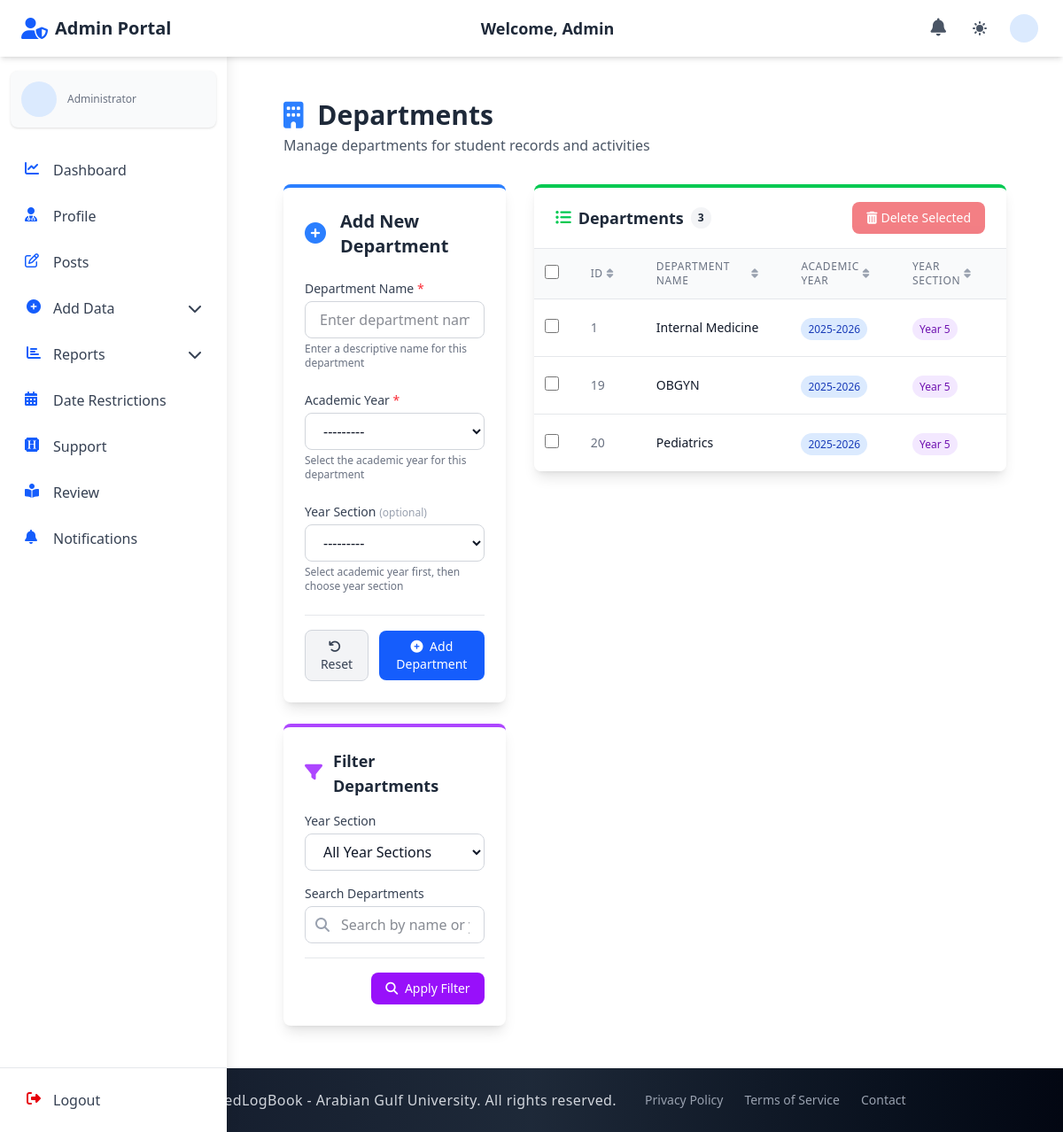
Screenshot of /admin_section/add_department/ with the database file from the repository.
### admin_section/models.py (models this page shows, shortened)
class Department(models.Model):
    name = models.CharField(max_length=50)
    log_year = models.ForeignKey(LogYear, on_delete=models.CASCADE, related_name="department_log_year")
    log_year_section = models.ForeignKey(
        LogYearSection,
        on_delete=models.SET_NULL,
        null=True,
        blank=True,
        related_name="department_log_year_section",
        db_index=True,
    )

class LogYear(models.Model):
    year_name = models.CharField(max_length=20, unique=True)
    def __str__(self):
        return self.year_name

class LogYearSection(models.Model):
    year_section_name = models.CharField(max_length=20)
    year_name = models.ForeignKey(LogYear, on_delete=models.CASCADE, related_name="log_year_sections")
    is_deleted = models.BooleanField(default=False)
    def __str__(self):
        return self.year_section_name

### admin_section/views_file/add_department.py (the view)
# urls.py: path("add_department/", add_department, name="add_department"),
def add_department(request):
    if request.method == 'POST':
        if 'delete_ids' in request.POST:
            delete_ids_str = request.POST.get('delete_ids', '')
            if delete_ids_str:
                delete_ids = delete_ids_str.split(',')
                deleted_count = 0
                for dept_id in delete_ids:
                    try:
                        dept = Department.objects.get(id=dept_id)
                        dept.delete()
                        deleted_count += 1
                    except Department.DoesNotExist:
                        pass
                if deleted_count > 0:
                    messages.success(request, f'{deleted_count} departments deleted successfully!')
                return redirect('admin_section:add_department')
        form = DepartmentForm(request.POST)
        if form.is_valid():
            form.save()
            messages.success(request, 'Department added successfully!')
            return redirect('admin_section:add_department')
    else:
        form = DepartmentForm()
    year_section_id = request.GET.get('year_section')
    search_query = request.GET.get('q', '').strip()
    year_sections = LogYearSection.objects.filter(is_deleted=False).order_by('year_name__year_name', 'year_section_name')
    departments = Department.objects.all()
    if year_section_id:
        departments = departments.filter(log_year_section_id=year_section_id)
    if search_query:
        departments = departments.filter(
            Q(name__icontains=search_query) |
            Q(log_year__year_name__icontains=search_query) |
            Q(log_year_section__year_section_name__icontains=search_query)
        ).distinct()
    departments = departments.order_by('log_year_section__year_section_name', 'name')
    paginator = Paginator(departments, 10)  # Show 10 departments per page
    page_number = request.GET.get('page')
    page_obj = paginator.get_page(page_number)
    context = {
        'form': form,
        'departments': page_obj,
        'year_sections': year_sections,
        'selected_year_section': year_section_id,
        'search_query': search_query,
    }
    return render(request, "admin_section/add_department.html", context)

### admin_section/templates/admin_section/add_department.html (shortened to what this page needs)
{% extends 'base.html' %}
{% block navbar %}
{% include 'components/admin_auth_navbar.html' %}
{% endblock %}
{% block content %}
  <div class="container mx-auto px-4 sm:px-6 lg:px-8 py-8 sm:py-10 lg:py-12">
    <div class="flex flex-col md:flex-row justify-between items-start md:items-center mb-8 gap-4">
      <div>
        <h1 class="text-2xl sm:text-3xl font-bold text-gray-800 dark:text-gray-100">
          <i class="fas fa-building text-blue-500 mr-2"></i> Departments
        </h1>
        <p class="text-gray-600 dark:text-gray-400 mt-1">Manage departments for student records and activities</p>
      </div>
    </div>
    <div class="grid grid-cols-1 lg:grid-cols-3 gap-8">
      <div class="lg:col-span-1">
        <div class="bg-white dark:bg-gray-800 shadow-lg rounded-lg overflow-hidden border-t-4 {% if is_edit %}border-yellow-500{% else %}border-blue-500{% endif %}">
          <div class="p-6">
            <div class="flex items-center mb-6">
              <div class="flex-shrink-0 mr-4 {% if is_edit %}text-yellow-500{% else %}text-blue-500{% endif %}">
                <i class="fas {% if is_edit %}fa-edit text-2xl{% else %}fa-plus-circle text-2xl{% endif %}"></i>
              </div>
              <h2 class="text-xl font-semibold text-gray-800 dark:text-gray-100">
                {{ is_edit|yesno:'Edit Existing,Add New' }} Department
              </h2>
            </div>
            <form method="post" action="{% if is_edit %}{% url 'admin_section:edit_department' department.id %}{% else %}{% url 'admin_section:add_department' %}{% endif %}" id="departmentForm">
              <div class="space-y-1 mb-6">
                <label for="id_name" class="block text-sm font-medium text-gray-700 dark:text-gray-300">
                  Department Name <span class="text-red-500">*</span>
                </label>
                <div class="w-full">
                  {{ form.name.as_widget|safe }}
                </div>
                {% if form.name.errors %}
                  <p class="mt-1 text-sm text-red-600 dark:text-red-400">{{ form.name.errors.0 }}</p>
                {% else %}
                  <p class="mt-1 text-xs text-gray-500 dark:text-gray-400">Enter a descriptive name for this department</p>
                {% endif %}
              </div>
              <div class="space-y-1 mb-6">
                <label for="id_log_year" class="block text-sm font-medium text-gray-700 dark:text-gray-300">
                  Academic Year <span class="text-red-500">*</span>
                </label>
                <div class="w-full">
                  {{ form.log_year.as_widget|safe }}
                </div>
                {% if form.log_year.errors %}
                  <p class="mt-1 text-sm text-red-600 dark:text-red-400">{{ form.log_year.errors.0 }}</p>
                {% else %}
                  <p class="mt-1 text-xs text-gray-500 dark:text-gray-400">Select the academic year for this department</p>
                {% endif %}
              </div>
              <div class="space-y-1 mb-6">
                <label for="id_log_year_section" class="block text-sm font-medium text-gray-700 dark:text-gray-300">
                  Year Section <span class="text-gray-400 text-xs font-normal">(optional)</span>
                </label>
                <div class="relative">
                  <div class="w-full">
                    {{ form.log_year_section.as_widget|safe }}
                  </div>
                </div>
                {% if form.log_year_section.errors %}
                  <p class="mt-1 text-sm text-red-600 dark:text-red-400">{{ form.log_year_section.errors.0 }}</p>
                {% else %}
                  <p class="mt-1 text-xs text-gray-500 dark:text-gray-400">Select academic year first, then choose year section</p>
                {% endif %}
              </div>
              <div class="flex items-center justify-end space-x-3 pt-4 border-t border-gray-200 dark:border-gray-700">
                {% if is_edit %}
                  <a href="{% url 'admin_section:add_department' %}" class="px-4 py-2 text-sm font-medium text-gray-700 dark:text-gray-300 bg-gray-100 dark:bg-gray-800 rounded-lg border border-gray-300 dark:border-gray-600 hover:bg-gray-200 dark:hover:bg-gray-700 focus:outline-none focus:ring-2 focus:ring-gray-500 transition-colors duration-200">
                    <i class="fas fa-times mr-1"></i> Cancel
                  </a>
                  <button type="submit" class="px-4 py-2 text-sm font-medium text-white bg-yellow-500 rounded-lg hover:bg-yellow-600 focus:outline-none focus:ring-2 focus:ring-yellow-500 focus:ring-offset-2 transition-colors duration-200">
                    <i class="fas fa-save mr-1"></i> Update Department
                  </button>
                {% else %}
                  <button type="reset" class="px-4 py-2 text-sm font-medium text-gray-700 dark:text-gray-300 bg-gray-100 dark:bg-gray-800 rounded-lg border border-gray-300 dark:border-gray-600 hover:bg-gray-200 dark:hover:bg-gray-700 focus:outline-none focus:ring-2 focus:ring-gray-500 transition-colors duration-200">
                    <i class="fas fa-undo mr-1"></i> Reset
                  </button>
                  <button type="submit" class="px-4 py-2 text-sm font-medium text-white bg-blue-600 rounded-lg hover:bg-blue-700 focus:outline-none focus:ring-2 focus:ring-blue-500 focus:ring-offset-2 transition-colors duration-200">
                    <i class="fas fa-plus-circle mr-1"></i> Add Department
                  </button>
                {% endif %}
              </div>
            </form>
          </div>
        </div>
        <div class="bg-white dark:bg-gray-800 shadow-lg rounded-lg overflow-hidden border-t-4 border-purple-500 mt-6">
          <div class="p-6">
            <div class="flex items-center mb-4">
              <div class="flex-shrink-0 mr-3 text-purple-500">
                <i class="fas fa-filter text-xl"></i>
              </div>
              <h3 class="text-lg font-semibold text-gray-800 dark:text-gray-100">Filter Departments</h3>
            </div>
            <form method="get" action="{% url 'admin_section:add_department' %}" class="space-y-4">
              <div class="space-y-1">
                <label for="year_section" class="block text-sm font-medium text-gray-700 dark:text-gray-300">Year Section</label>
                <select id="year_section" name="year_section" class="w-full px-4 py-2 rounded-lg border border-gray-300 dark:border-gray-600 focus:ring-2 focus:ring-purple-500 focus:border-purple-500 bg-white dark:bg-gray-700 text-gray-900 dark:text-white">
                  <option value="">All Year Sections</option>
                </select>
              </div>
              <div class="space-y-1 mt-4">
                <label for="search-input" class="block text-sm font-medium text-gray-700 dark:text-gray-300">Search Departments</label>
                <div class="relative">
                  <div class="absolute inset-y-0 left-0 pl-3 flex items-center pointer-events-none">
                  </div>
                  <input id="search-input" type="text" name="q" value="{{ search_query }}"
                         class="w-full pl-10 pr-4 py-2 rounded-lg border border-gray-300 dark:border-gray-600 focus:ring-2 focus:ring-purple-500 focus:border-purple-500 bg-white dark:bg-gray-700 text-gray-900 dark:text-white"
                         placeholder="Search by name or year...">
                </div>
              </div>
              <div class="flex items-center justify-end space-x-3 pt-4 border-t border-gray-200 dark:border-gray-700">
                <button type="submit" class="px-4 py-2 text-sm font-medium text-white bg-purple-600 rounded-lg hover:bg-purple-700 focus:outline-none focus:ring-2 focus:ring-purple-500 focus:ring-offset-2 transition-colors duration-200">
                  <i class="fas fa-search mr-1"></i> Apply Filter
                </button>
              </div>
            </form>
          </div>
        </div>
      </div>
      <div class="lg:col-span-2">
        <div class="bg-white dark:bg-gray-800 shadow-lg rounded-lg overflow-hidden border-t-4 border-green-500">
          <div class="px-6 py-4 border-b border-gray-200 dark:border-gray-700 flex flex-col sm:flex-row justify-between items-start sm:items-center gap-4">
            <div class="flex items-center">
              <h3 class="text-lg font-semibold text-gray-800 dark:text-gray-100 flex items-center">
                <i class="fas fa-list-ul text-green-500 mr-2"></i> Departments
                <span class="ml-2 px-2 py-1 text-xs rounded-full bg-gray-100 text-gray-800 dark:bg-gray-700 dark:text-gray-200">{{ departments.paginator.count }}</span>
              </h3>
            </div>
            <div>
              <button id="batch-delete-btn" class="px-4 py-2 text-sm font-medium text-white bg-red-600 rounded-lg hover:bg-red-700 focus:outline-none focus:ring-2 focus:ring-red-500 focus:ring-offset-2 opacity-50 cursor-not-allowed flex items-center" disabled>
                <i class="fas fa-trash-alt mr-1"></i> Delete Selected
              </button>
            </div>
          </div>
          <div class="overflow-x-auto">
            <form id="batch-delete-form" method="post" action="{% url 'admin_section:add_department' %}">
              <table id="departments-table" class="min-w-full divide-y divide-gray-200 dark:divide-gray-700">
                <thead class="bg-gray-50 dark:bg-gray-700">
                  <tr>
                    <th scope="col" class="px-3 py-3 text-center">
                      <input type="checkbox" id="select-all-checkbox" class="h-4 w-4 text-blue-600 focus:ring-blue-500 border-gray-300 rounded cursor-pointer">
                    </th>
                    <th scope="col" class="px-6 py-3 text-left text-xs font-medium text-gray-500 dark:text-gray-300 uppercase tracking-wider">
                      <div class="flex items-center">
                        <span>ID</span>
                        <i class="fas fa-sort ml-1 text-gray-400"></i>
                      </div>
                    </th>
                    <th scope="col" class="px-6 py-3 text-left text-xs font-medium text-gray-500 dark:text-gray-300 uppercase tracking-wider">
                      <div class="flex items-center">
                        <span>Department Name</span>
                        <i class="fas fa-sort ml-1 text-gray-400"></i>
                      </div>
                    </th>
                    <th scope="col" class="px-6 py-3 text-left text-xs font-medium text-gray-500 dark:text-gray-300 uppercase tracking-wider">
                      <div class="flex items-center">
                        <span>Academic Year</span>
                        <i class="fas fa-sort ml-1 text-gray-400"></i>
                      </div>
                    </th>
                    <th scope="col" class="px-6 py-3 text-left text-xs font-medium text-gray-500 dark:text-gray-300 uppercase tracking-wider">
                      <div class="flex items-center">
                        <span>Year Section</span>
                        <i class="fas fa-sort ml-1 text-gray-400"></i>
                      </div>
                    </th>
                    <th scope="col" class="px-6 py-3 text-right text-xs font-medium text-gray-500 dark:text-gray-300 uppercase tracking-wider">Actions</th>
                  </tr>
                </thead>
                <tbody class="bg-white dark:bg-gray-800 divide-y divide-gray-200 dark:divide-gray-700">
                  {% for dept in departments %}
                    <tr class="hover:bg-gray-50 dark:hover:bg-gray-700 transition-colors duration-150">
                      <td class="px-3 py-4 whitespace-nowrap text-center">
                        <input type="checkbox" class="dept-checkbox h-4 w-4 text-blue-600 focus:ring-blue-500 border-gray-300 rounded cursor-pointer" data-dept-id="{{ dept.id }}">
                      </td>
                      <td class="px-6 py-4 whitespace-nowrap text-sm text-gray-500 dark:text-gray-300">{{ dept.id }}</td>
                      <td class="px-6 py-4 whitespace-nowrap">
                        <div class="text-sm font-medium text-gray-900 dark:text-white">{{ dept.name }}</div>
                      </td>
                      <td class="px-6 py-4 whitespace-nowrap">
                        <span class="px-2 py-1 text-xs rounded-full bg-blue-100 text-blue-800 dark:bg-blue-900 dark:text-blue-200">
                          {{ dept.log_year.year_name }}
                        </span>
                      </td>
                      <td class="px-6 py-4 whitespace-nowrap">
                        {% if dept.log_year_section %}
                          <span class="px-2 py-1 text-xs rounded-full bg-purple-100 text-purple-800 dark:bg-purple-900 dark:text-purple-200">
                            {{ dept.log_year_section.year_section_name }}
                          </span>
                        {% else %}
                          <span class="text-sm text-gray-500 dark:text-gray-400">N/A</span>
                        {% endif %}
                      </td>
                      <td class="px-6 py-4 whitespace-nowrap text-right text-sm font-medium">
                      </td>
                    </tr>
                  {% endfor %}
                </tbody>
              </table>
            </form>
          </div>
        </div>
      </div>
    </div>
  </div>
{% endblock %}

### rows the page displays
Department: id "1", name "Internal Medicine", log_year.year_name "2025-2026", log_year_section.year_section_name "Year 5"
Department: id "19", name "OBGYN", log_year.year_name "2025-2026", log_year_section.year_section_name "Year 5"
Department: id "20", name "Pediatrics", log_year.year_name "2025-2026", log_year_section.year_section_name "Year 5"

### other values shown
{{ is_edit|yesno:'Edit Existing,Add New' }} "Add New"
{{ departments.paginator.count }} "3"
